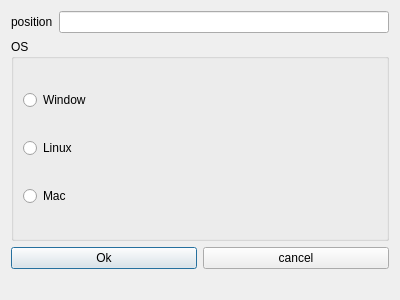
<?xml version="1.0" encoding="UTF-8"?>
<ui version="4.0">
 <class>infoDialog</class>
 <widget class="QDialog" name="infoDialog">
  <property name="geometry">
   <rect>
    <x>0</x>
    <y>0</y>
    <width>400</width>
    <height>300</height>
   </rect>
  </property>
  <property name="windowTitle">
   <string>Dialog</string>
  </property>
  <layout class="QVBoxLayout" name="verticalLayout_2">
   <item>
    <layout class="QHBoxLayout" name="horizontalLayout">
     <item>
      <widget class="QLabel" name="label">
       <property name="text">
        <string>position</string>
       </property>
      </widget>
     </item>
     <item>
      <widget class="QLineEdit" name="positionlineEdit"/>
     </item>
    </layout>
   </item>
   <item>
    <widget class="QGroupBox" name="groupBox">
     <property name="title">
      <string>OS</string>
     </property>
     <layout class="QVBoxLayout" name="verticalLayout">
      <item>
       <widget class="QRadioButton" name="WindowRadioButton">
        <property name="text">
         <string>Window</string>
        </property>
       </widget>
      </item>
      <item>
       <widget class="QRadioButton" name="LinuxRadioButton">
        <property name="text">
         <string>Linux</string>
        </property>
       </widget>
      </item>
      <item>
       <widget class="QRadioButton" name="MacRadioButton">
        <property name="text">
         <string>Mac</string>
        </property>
       </widget>
      </item>
     </layout>
    </widget>
   </item>
   <item>
    <layout class="QHBoxLayout" name="horizontalLayout_2">
     <item>
      <widget class="QPushButton" name="OkButton">
       <property name="text">
        <string>Ok</string>
       </property>
      </widget>
     </item>
     <item>
      <widget class="QPushButton" name="cancelButton">
       <property name="text">
        <string>cancel</string>
       </property>
      </widget>
     </item>
    </layout>
   </item>
   <item>
    <spacer name="horizontalSpacer">
     <property name="orientation">
      <enum>Qt::Orientation::Horizontal</enum>
     </property>
     <property name="sizeHint" stdset="0">
      <size>
       <width>379</width>
       <height>20</height>
      </size>
     </property>
    </spacer>
   </item>
  </layout>
 </widget>
 <resources/>
 <connections/>
</ui>
